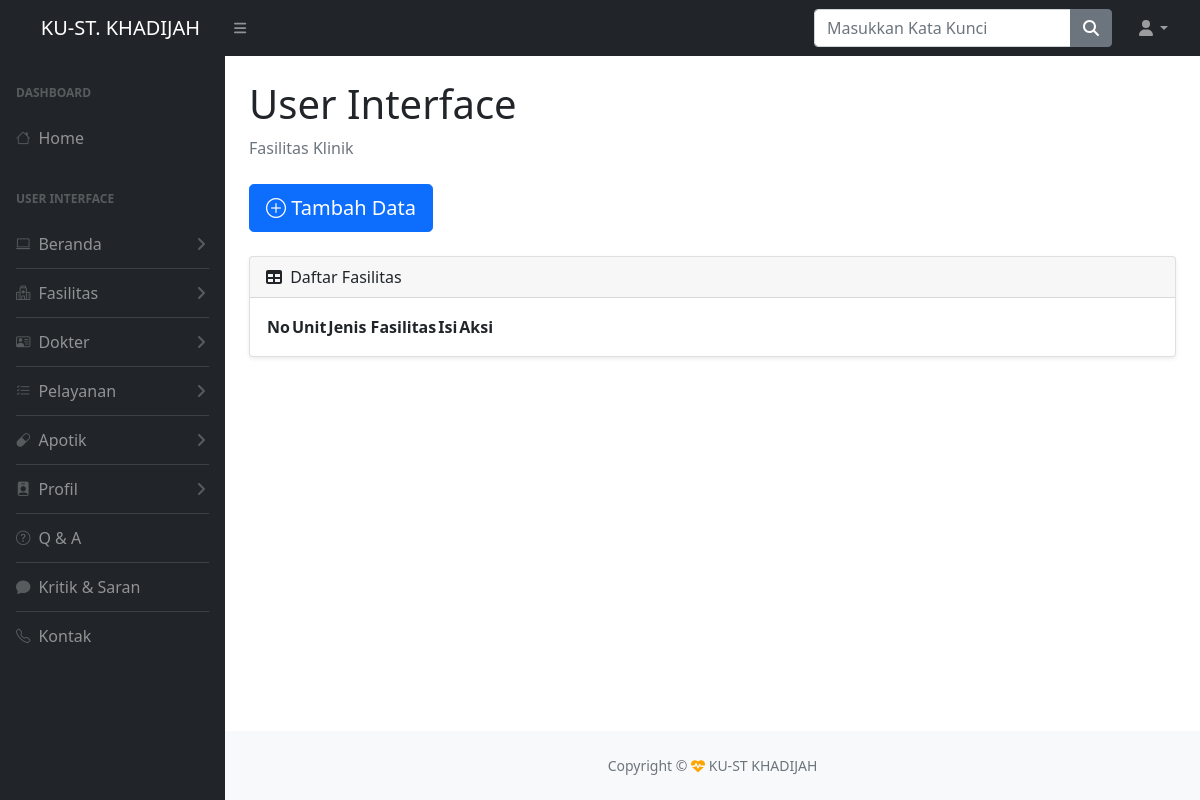
Page /admin/index.php?halaman=fasilitas (signed in) on the earlier database version.
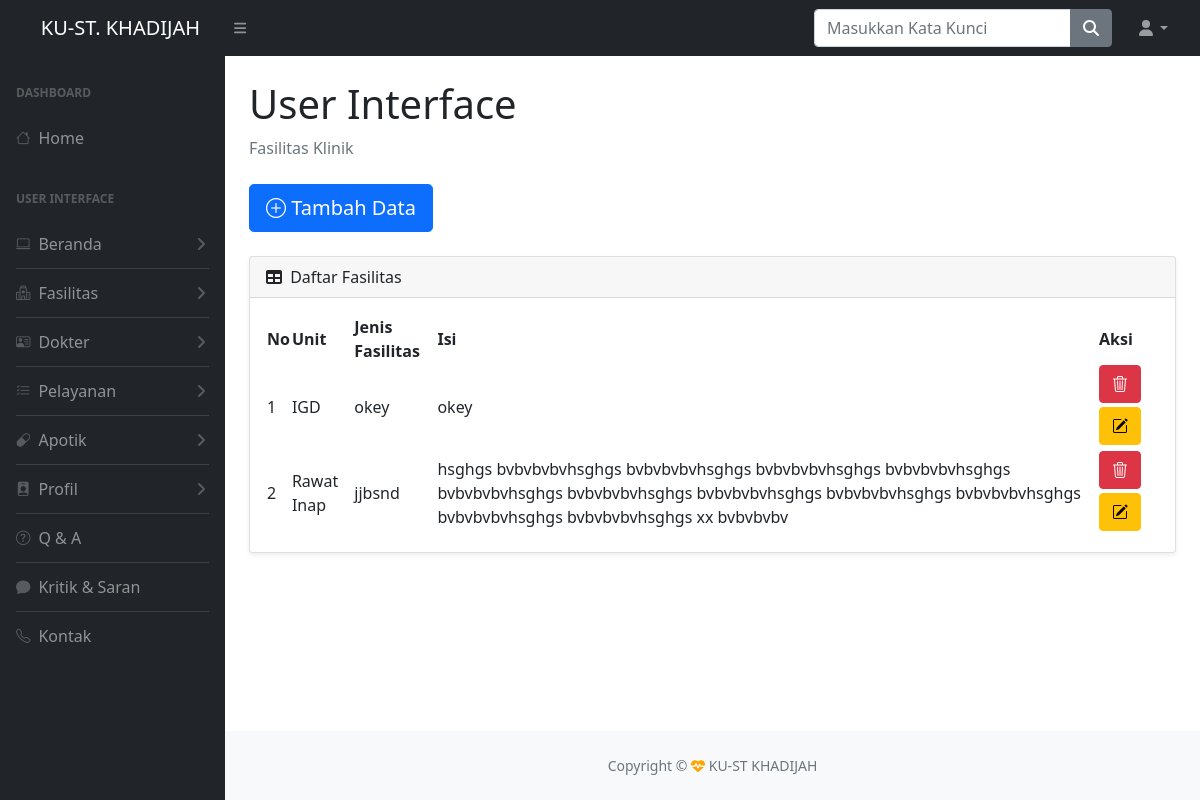
Same page on the later database version.
### tables this page shows
CREATE TABLE `fasilitas` (
  `id_fasilitas` int(11) NOT NULL,
  `unit` varchar(50) DEFAULT NULL,
  `jenisfasilitas` varchar(50) DEFAULT NULL,
  `gambar` text DEFAULT NULL,
  `ketgambar` varchar(250) NOT NULL
);

### admin/UI/fasilitas.php (the view, shortened to what this page needs)
<div id="layoutSidenav_content">
    <main>
        <div class="container-fluid px-4">
            <h1 class="mt-4">User Interface</h1>
            <ol class="breadcrumb mb-4">
                <li class="breadcrumb-item active">Fasilitas Klinik</li>
            </ol>
            <h2 class="accordion-header" id="flush-headingOne">
                <a href="index.php?halaman=tambahfasilitas"><button type="button" class="btn btn-primary btn-lg mb-4"><i class="bi bi-plus-circle"></i> Tambah Data</button></a>
            </h2>
            <div class="card shadow-sm mb-4">
                <div class="card-header">
                    <i class="fas fa-table me-1"></i>
                    Daftar Fasilitas
                </div>
                <div class="card-body">
                    <table id="datatablesSimple">
                        <thead>
                            <tr>
                                <th>No</th>
                                <th>Unit</th>
                                <th>Jenis Fasilitas</th>
                                <th>Isi</th>
                                <th>Aksi</th>
                            </tr>
                        </thead>
                        <tbody>
                            <?php
                            $no = 1;
                            $ambil_data = $host->query("select * from fasilitas"); ?>
                            <?php while ($data = $ambil_data->fetch_assoc()) {
                            ?>
                                <tr>
                                    <td>
                                        <?php echo $no ?>
                                    </td>
                                    <td>
                                        <?php echo $data['unit']; ?>
                                    </td>
                                    <td>
                                        <?php echo $data['jenisfasilitas'] ?>
                                    </td>
                                    <td>
                                        <?php echo $data['ketgambar'] ?>
                                    </td>
                                    <td>
                                        <form method="post" enctype="multipart/form-data">
                                            <button class="btn btn-danger mb-1" type="submit" name="hapus" onclick="return confirm('Yakin Hapus?')"><i class="bi bi-trash3"></i></button>
                                            <button class="btn btn-warning mb-1" type="submit" name="edit"><i class="bi bi-pencil-square"></i></button>
                                        </form>
                                    </td>
                                </tr>
                            <?php $no++;
                            } ?>
                        </tbody>
                    </table>
                </div>
            </div>
        </div>
    </main>

Differences in the rows shown:
added fasilitas: unit "IGD", jenisfasilitas "okey", ketgambar "okey"
added fasilitas: unit "Rawat Inap", jenisfasilitas "jjbsnd", ketgambar "hsghgs bvbvbvbvhsghgs bvbvbvbvhsghgs bvbvbvbvhsghgs bvbvbvbvhsghgs bvbvbvbvhsghgs bvbvbvbvhsghgs bvbvbvbvhsghgs bvbvbvbvhsghgs bvbvbvbvhsghgs bvbvbvbvhsghgs bvbvbvbvhsghgs xx bvbvbvbv"
